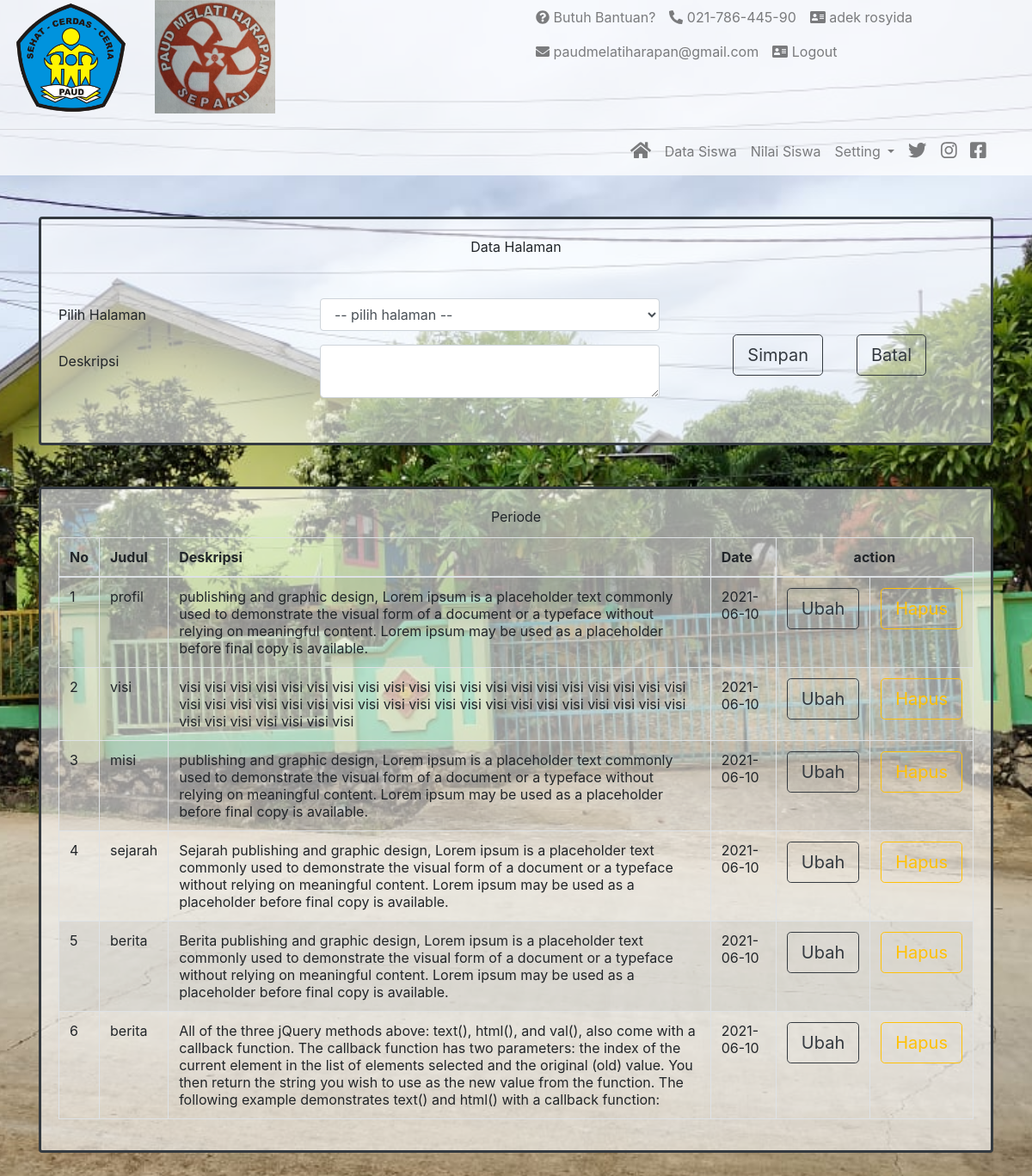
The app's page /admin/datahalaman.php (signed in) with its own data.
### tables this page shows
CREATE TABLE `detail_user` (
  `id` int(20) NOT NULL,
  `nama_siswa` varchar(50) DEFAULT NULL,
  `nama_ortu` varchar(50) DEFAULT NULL,
  `alamat` varchar(50) DEFAULT NULL,
  `no_telp` varchar(50) DEFAULT NULL,
  `id_user` int(20) DEFAULT NULL,
  `umur` varchar(10) DEFAULT NULL,
  `tempat_lahir` varchar(50) DEFAULT NULL,
  `tgl_lahir` varchar(20) DEFAULT NULL,
  `jenis_kelamin` varchar(20) DEFAULT NULL,
  `email` varchar(20) DEFAULT NULL,
  `date` varchar(20) DEFAULT NULL
);

CREATE TABLE `page` (
  `id` int(20) NOT NULL,
  `nama_page` varchar(50) DEFAULT NULL,
  `deskripsi` text DEFAULT NULL,
  `date` varchar(20) DEFAULT NULL
);

### admin/datahalaman.php (the view, shortened to what this page needs)
<!doctype php>
<php lang="en">
<?php
include '../db/database.php';
?>
<head>
    <link rel="stylesheet" href="../assets/css/bootstrap.min.css">
    <link rel="stylesheet" href="../assets/css/all.min.css" />
    <link rel="stylesheet" href="../assets/css/lia.css">
</head>
<body class="bgtotal">
    <div class="navbar-light bgnav">
        <div class="container-fluid">
            <div class="row">
                <div class="col-md-6">
                    <div class="row">
                        <div class="col-md-6">
                            <img src="../assets/img/logo2.png" alt="" style="max-width:50%; object-fit: cover;">
                        </div>
                        <div class="col-md-6">
                            <img src="../assets/img/logo1.jpg" alt="" style="max-width:52%; object-fit: cover; margin-left: -50%;">
                        </div>
                    </div>
                </div>
                <?php if (isset($_SESSION["id"])){
                   $id = $_SESSION['id'];
                   $sql = "select * from user INNER JOIN detail_user ON user.id = detail_user.id_user where user.id='$id'";
                   $result = $conn->query($sql);
                        $row = $result->fetch_assoc();
                       $user = $row["nama_siswa"];
                   ?>
                <div class="col-md">
                    <div class="row">
                        <div class="col-md">
                            <ul class="navbar-nav atas">
                                <li class="nav-item">
                                    <a class="nav-link" href="#"><i class="fas fa-question-circle"></i> Butuh
                                        Bantuan?</a>
                                </li>
                                <li class="nav-item">
                                    <div class="nav-link" href="#"><i class="fas fa-phone-alt"></i> 021-786-445-90</div>
                                </li>
                                <li class="nav-item ">
                                <a class="nav-link" ><i class="fas fa-address-card"></i> <?php echo $user; ?>
                                        </a>
                                </li>
                            </ul>
                        </div>
                    </div>
                    <div class="row">
                        <div class="col-md">
                            <ul class="navbar-nav atas">
                                <li class="nav-item">
                                    <div class="nav-link"><i class="fas fa-envelope"></i>
                                        paudmelatiharapan@gmail.com</div>
                                </li>
                                <li class="nav-item">
                                    <a class="nav-link" href="../logout.php"><i class="fas fa-address-card"></i> Logout
                                        </a>
                                </li>
                            </ul>
                        </div>
                    </div>
                </div>
               <?php  }?>
            </div>
        </div>
        <hr style="margin-bottom:-3px;">
        <nav class="navbar navbar-expand-lg">
            <div class="container">
                <div class="collapse navbar-collapse" id="navbarTogglerDemo02">
                    <ul class="navbar-nav ml-auto mt-2 mt-lg-0">
                        <li class="nav-item">
                            <a class="nav-link" href="index.php"><i class="fas fa-home fa-lg"></i></a>
                        </li>
                        <li class="nav-item">
                            <a class="nav-link" href="datasiswa.php">Data Siswa</a>
                        </li>
                        <li class="nav-item">
                            <a class="nav-link" href="nilaisiswa.php">Nilai Siswa</a>
                        </li>
                        <?php if (isset($_SESSION["id"])){?>
                          <li class="nav-item dropdown">
                            <a class="nav-link dropdown-toggle" href="#" id="navbarDropdown" role="button" data-toggle="dropdown" aria-haspopup="true" aria-expanded="false">
                            Setting
                            </a>
                        </li>
                        <?php  }?>
                        <li class="nav-item">
                            <a class="nav-link" href="#"><i class="fab fa-twitter fa-lg"></i></a>
                        </li>
                        <li class="nav-item">
                            <a class="nav-link" href="#"><i class="fab fa-instagram fa-lg"></i></a>
                        </li>
                        <li class="nav-item">
                            <a class="nav-link" href="#"><i class="fab fa-facebook-square fa-lg"></i></a>
                        </li>
                    </ul>
                </div>
        </nav>
    </div>
    <div class="container mt-5 mb-5">
        <div class="row">
            <div class="col-md">
                <div class="card border-3 border-dark">
                    <div class="card-body">
                        <div class="card-title text-center">Data Halaman</div>
                        <form class="mt-5" method="post">
                            <div class="row">
                                <div class="col-md-8">
                                    <div class="form-group row">
                                        <label for="staticEmail" class="col-sm-5 col-form-label">Pilih Halaman</label>
                                        <div class="col-sm-7">
                                            <select class="form-control" id="halaman" name="halaman">
                                                <option>-- pilih halaman --</option>
                                            </select>
                                        </div>
                                    </div>
                                    <div class="form-group row">
                                        <label for="staticEmail" class="col-sm-5 col-form-label">Deskripsi</label>
                                        <div class="col-sm-7">
                                            <textarea type="text" class="form-control" id="deskripsi" name="deskripsi"></textarea>
                                        </div>
                                    </div>
                                </div>
                                <div class="col-md-4 justify-content-center d-flex align-items-center">
                                    <div class="row ">
                                        <div class="col-md">
                                            <button type="submit" class="btn btn-outline-dark btn-lg">Simpan</button>
                                        </div>
                                    </div>
                                    <div class="row ml-4">
                                        <div class="col-md">
                                            <a href="" class="btn btn-outline-dark btn-lg">Batal</a>
                                        </div>
                                    </div>
                                </div>
                            </div>
                        </form>
                    </div>
                </div>
            </div>
        </div>
    </div>
    <div class="container mt-5 mb-5">
        <div class="row">
            <div class="col-md">
                <div class="card border-3 border-dark">
                    <div class="card-body">
                        <div class="card-title text-center">Periode</div>
                        <div class="table-responsive">
                        <table id="example" class="table table-striped table-bordered" style="width:100%">
                        <thead>
                        <tr>
                            <th>No</th>
                            <th>Judul</th>
                            <th>Deskripsi</th>
                            <th>Date</th>
                            <th class="text-center" colspan="2">action</th>
                        </tr>
                    </thead>
                    <tbody>
                        <?php
                            $sql = "select * from page ";
                            $result = $conn->query($sql);
                            $no = 1;
                            if ($result->num_rows > 0) {
                                while($row = $result->fetch_assoc()) {
                        ?>
                        <tr>
                            <td><?php echo $no++; ?></td>
                            <td><?php echo $row["nama_page"]; ?></td>
                            <td><?php echo $row["deskripsi"]; ?></td>
                            <td><?php echo $row["date"]; ?></td>
                            <td><button type="submit" class=" ubahdata btn btn-outline-dark btn-lg" value="<?php echo $row['nama_page'].'|'.$row['deskripsi'].'|'.$row['id'];?>" >Ubah</button></td>
                            <form class="mt-5" method="post">
                            <td><button type="submit" class="btn btn-outline-warning btn-lg" >Hapus</button></td>
                            </form>
                        </tr>
                        <?php
                                }
                            }
                        ?>
                           </tbody>
                        </table>
                        </div>
                        </div>
                    </div>
                </div>
            </div>
        </div>
</body>
</php>

### assets/css/lia.css (style rules this page uses)
.bgtotal { background-image: url('../img/bcknew.jpg'); background-position: center; background-repeat: no-repeat; background-size: cover; }
.bgnav { background-color: rgba(255, 255, 255, 0.755); }
.border-3 { border-width: 3px !important; }
.atas { flex-direction: row; margin-right: 5px; }
.nav-link { padding-right: .5rem !important; padding-left: .5rem !important; }

### records on screen
detail_user: nama_siswa "adek rosyida"
page: nama_page "profil", deskripsi "publishing and graphic design, Lorem ipsum is a placeholder text commonly used to demonstrate the visual form of a document or a typeface without relying on meaningful content. Lorem ipsum may be used as a placeholder before final copy is available.", date "2021-06-10"
page: nama_page "visi", deskripsi "visi visi visi visi visi visi visi visi visi visi visi visi visi visi visi visi visi visi visi visi visi visi visi visi visi visi visi visi visi visi visi visi visi visi visi visi visi visi visi visi visi visi visi visi visi visi visi", date "2021-06-10"
page: nama_page "misi", deskripsi "publishing and graphic design, Lorem ipsum is a placeholder text commonly used to demonstrate the visual form of a document or a typeface without relying on meaningful content. Lorem ipsum may be used as a placeholder before final copy is available.", date "2021-06-10"
page: nama_page "sejarah", deskripsi "Sejarah publishing and graphic design, Lorem ipsum is a placeholder text commonly used to demonstrate the visual form of a document or a typeface without relying on meaningful content. Lorem ipsum may be used as a placeholder before final copy is available.", date "2021-06-10"
page: nama_page "berita", deskripsi "Berita publishing and graphic design, Lorem ipsum is a placeholder text commonly used to demonstrate the visual form of a document or a typeface without relying on meaningful content. Lorem ipsum may be used as a placeholder before final copy is available.", date "2021-06-10"
page: nama_page "berita", deskripsi "All of the three jQuery methods above: text(), html(), and val(), also come with a callback function. The callback function has two parameters: the index of the current element in the list of elements selected and the original (old) value. You then return the string you wish to use as the new value from the function. The following example demonstrates text() and html() with a callback function:", date "2021-06-10"
